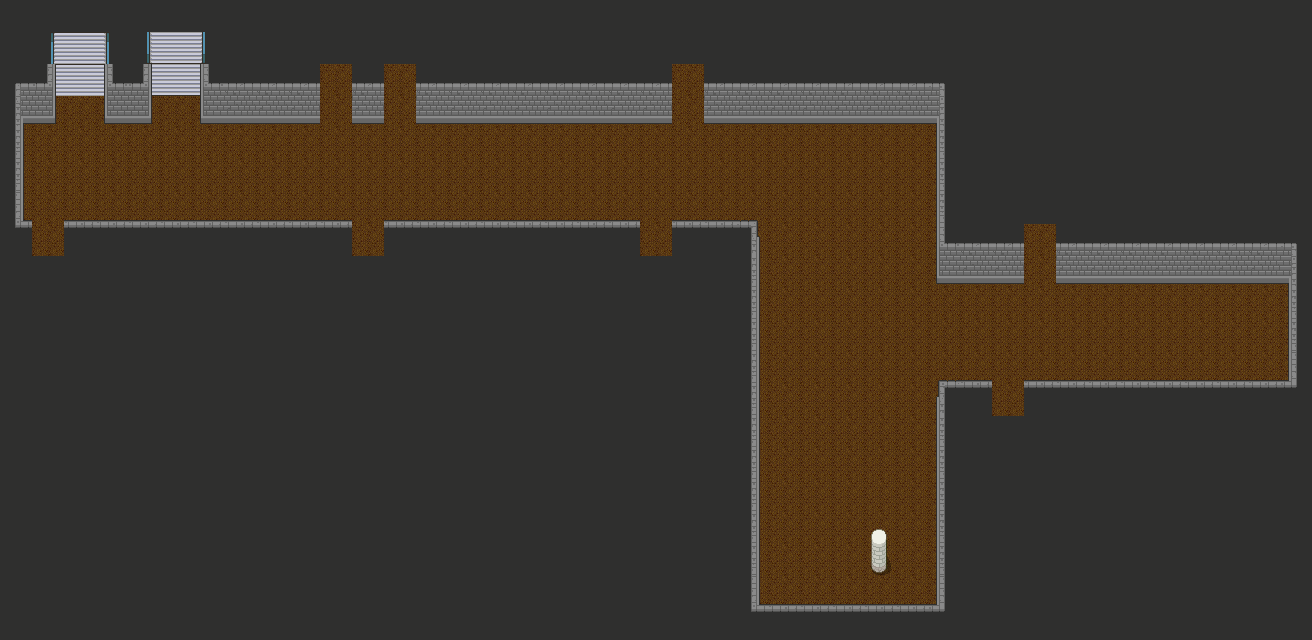

This is a level from a 2D game, rendered from its Tiled map with the project's own tilesets. A one-line summary and the map file follow, with tile-layer data summarised:
An orthogonal 41x20 tile map with 32x32 px tiles, 3 tile layers (floor, stairs, wall), 3 tilesets and 5 objects (2x 21N307, down, 21N308, 21N304).

<map version="1.8" tiledversion="1.8.5" orientation="orthogonal" renderorder="right-down" width="41" height="20" tilewidth="32" tileheight="32" infinite="0" nextlayerid="7" nextobjectid="11">
 <tileset firstgid="1" source="assets/pokemon_v2.tsx" />
 <tileset firstgid="987" source="assets/Dungeon_v2.tsx" />
 <tileset firstgid="1215" source="assets/Slates_v2.tsx" />
 <layer id="4" name="floor" width="41" height="20">
  <data>[820 cells, 820 non-empty, 2 distinct tile ids]</data>
 </layer>
 <layer id="2" name="stairs" width="41" height="20">
  <data>[820 cells, 55 non-empty, 11 distinct tile ids]</data>
 </layer>
 <layer id="1" name="wall" width="41" height="20">
  <data>[820 cells, 249 non-empty, 31 distinct tile ids]</data>
 </layer>
 <objectgroup id="6" name="door">
  <object id="1" name="down" x="78" y="48.6667">
   <properties>
    <property name="nextDirection" value="DOWN" />
    <property name="nextMap" value="21N2" />
    <property name="nextX" type="int" value="5" />
    <property name="nextY" type="int" value="16" />
   </properties>
  </object>
  <object id="3" name="21N308" x="48.6667" y="241.333">
   <properties>
    <property name="nextDirection" value="DOWN" />
    <property name="nextMap" value="21N308" />
    <property name="nextX" type="int" value="2" />
    <property name="nextY" type="int" value="12" />
   </properties>
  </object>
  <object id="4" name="21N307" x="370" y="242">
   <properties>
    <property name="nextDirection" value="DOWN" />
    <property name="nextMap" value="21N307" />
    <property name="nextX" type="int" value="2" />
    <property name="nextY" type="int" value="12" />
   </properties>
  </object>
  <object id="8" name="21N307" x="657.333" y="241.333">
   <properties>
    <property name="nextDirection" value="DOWN" />
    <property name="nextMap" value="21N307" />
    <property name="nextX" type="int" value="11" />
    <property name="nextY" type="int" value="12" />
   </properties>
  </object>
  <object id="9" name="21N304" x="1039.67" y="240.75">
   <properties>
    <property name="nextDirection" value="UP" />
    <property name="nextMap" value="21N304" />
    <property name="nextX" type="int" value="1" />
    <property name="nextY" type="int" value="1" />
   </properties>
  </object>
 </objectgroup>
</map>
